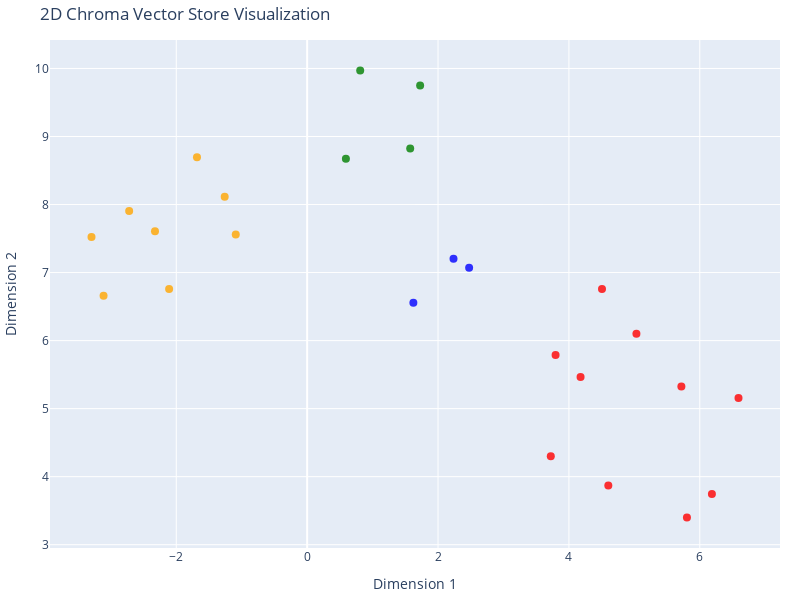

The code cell stored with this chart in its notebook:
### Code cell
# Visualize a 2-D structure of your chroma vector datastore containing your documents using a tSNE
tsne = TSNE(n_components=2, random_state=42, perplexity=10) 
reduced_vectors = tsne.fit_transform(vectors)

# Create the 2D scatter plot
fig = go.Figure(data=[go.Scatter(
    x=reduced_vectors[:, 0],
    y=reduced_vectors[:, 1],
    mode='markers',
    marker=dict(size=8, color=colors, opacity=0.8),
    text=[f"Type: {t}<br>Text: {d[:100]}..." for t, d in zip(doc_types, documents)],
    hoverinfo='text'
)])

fig.update_layout(
    title='2D Chroma Vector Store Visualization',
    xaxis_title='Dimension 1',
    yaxis_title='Dimension 2',
    width=800,
    height=600,
    margin=dict(r=20, b=10, l=10, t=40)
)

fig.show()

### Figure 1 — Plotly figure (JSON) as saved in the notebook; plotly's stock layout.template omitted (floating-point values rounded to 4 significant figures)
{"data": [{"hoverinfo": "text", "marker": {"color": ["orange", "orange", "orange", "orange", "orange", "orange", "orange", "orange", "green", "green", "green", "green", "blue", "blue", "blue", "red", "red", "red", "red", "red", "red", "red", "red", "red", "red"], "opacity": 0.8, "size": 8}, "mode": "markers", "text": ["Type: contracts<br>Text: # Collaboration Agreement: Finovia Bank x LoanGuard Analytics\n\n**Effective Date:** July 1, 2023  \n**...", "Type: contracts<br>Text: # Partnership Agreement: Finovia Bank x AlphaPay\n\n**Effective Date:** March 15, 2023  \n**Parties:** ...", "Type: contracts<br>Text: # Partnership Agreement: Finovia Bank x BetaInvest\n\n**Effective Date:** August 1, 2022  \n**Parties:*...", "Type: contracts<br>Text: # Service Agreement: Finovia Bank x NovaSecure\n\n**Effective Date:** September 14, 2023  \n**Purpose:*...", "Type: contracts<br>Text: # Strategic Collaboration: Finovia Bank x Finovate Labs\n\n**Effective Date:** December 5, 2022  \n**Pu...", "Type: contracts<br>Text: # Partnership Agreement: Finovia Bank x QuantumFinance\n\n**Effective Date:** April 25, 2022  \n**Purpo...", "Type: contracts<br>Text: # Partnership Agreement: Finovia Bank x CreditEase\n\n**Effective Date:** May 10, 2021  \n**Parties:** ...", "Type: contracts<br>Text: # Agreement: Finovia Bank x TrustLink Payment Systems\n\n**Effective Date:** January 2, 2024  \n**Purpo...", "Type: services<br>Text: # Service Summary\n## DigitalBanking\n\n### Summary\nDigitalBanking is Finovia’s flagship online and mob...", "Type: services<br>Text: # Service Summary\n## SecureVault\n\n### Summary\nSecureVault is Finovia’s enterprise-grade cybersecurit...", "Type: services<br>Text: # Service Summary\n## SmartLend\n\n### Summary\nSmartLend is Finovia’s AI-driven lending platform offeri...", "Type: services<br>Text: # Service Summary\n## InvestIQ\n\n### Summary\nInvestIQ is Finovia’s digital investment advisory platfor...", "Type: company<br>Text: # Company Overview\n\n**Name:** Finovia Bank  \n**Founded:** 2012  \n**Founder:** Laura Singh  \n**Headqu...", "Type: company<br>Text: # Careers at Finovia Bank\n\nAt Finovia, we believe that finance should empower people, not overwhelm ...", "Type: company<br>Text: # About Finovia Bank\n\nFinovia Bank was founded by Laura Singh in 2012 as a digital-first financial i...", "Type: employees<br>Text: # Employee Profile: Victor Hale\n\n**Position:** Chief Technology Officer  \n**Department:** Technology...", "Type: employees<br>Text: # Employee Profile: Alicia Rivera\n\n**Position:** Chief Operating Officer(COO)\n**Department:** Operat...", "Type: employees<br>Text: # Employee Profile: Marcus Trent\n\n**Position:** Director of Data Science  \n**Department:** Analytics...", "Type: employees<br>Text: # Employee Profile: Maxine Thompson\n\n**Position:** Human Resources Director  \n**Department:** HR  \n*...", "Type: employees<br>Text: # Employee Profile: Elena Brooks\n\n**Position:** Head of Risk and Compliance  \n**Department:** Compli...", "Type: employees<br>Text: # Employee Profile: Samantha Green\n\n**Position:** Senior Investment Analyst  \n**Department:** Wealth...", "Type: employees<br>Text: # Employee Profile: Laura Singh\n\n**Position:** Chief Executive Officer  \n**Department:** Executive L...", "Type: employees<br>Text: # Employee Profile: Daniel Chen\n\n**Position:** Chief Financial Officer  \n**Department:** Finance  \n*...", "Type: employees<br>Text: # Employee Profile: James Porter\n\n**Position:** Lead Software Engineer  \n**Department:** Engineering...", "Type: employees<br>Text: # Employee Profile: Olivia Knight\n\n**Position:** Product Manager – DigitalBanking  \n**Department:** ..."], "type": "scatter", "x": [-1.26, -3.295, -2.72, -1.683, -2.11, -2.325, -1.091, -3.111, 1.575, 0.8107, 0.5922, 1.727, 2.475, 1.623, 2.237, 3.723, 4.178, 6.185, 5.719, 5.032, 6.592, 3.796, 4.602, 5.804, 4.505], "y": [8.115, 7.524, 7.907, 8.694, 6.758, 7.606, 7.56, 6.658, 8.825, 9.972, 8.675, 9.748, 7.069, 6.558, 7.202, 4.3, 5.465, 3.744, 5.326, 6.102, 5.157, 5.787, 3.87, 3.398, 6.757]}], "layout": {"height": 600, "margin": {"b": 10, "l": 10, "r": 20, "t": 40}, "title": {"text": "2D Chroma Vector Store Visualization"}, "width": 800, "xaxis": {"title": {"text": "Dimension 1"}}, "yaxis": {"title": {"text": "Dimension 2"}}}}
